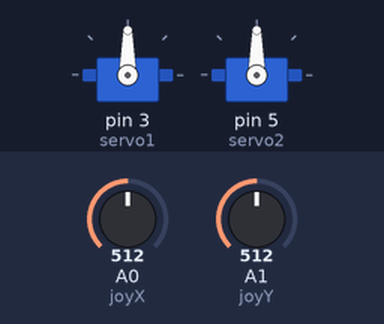
Simulated run of this sketch. Board: Arduino Uno, built with avr-gcc and run on an emulated ATmega328P. On the bench: 2 × servo. Inputs (shaded band) come from the test bench; at power-on: A0 (joyX) = 512, A1 (joyY) = 512.

Above: at 1.2 s.
1.3 s: A0 (joyX) set to 716
At 2.0 s:
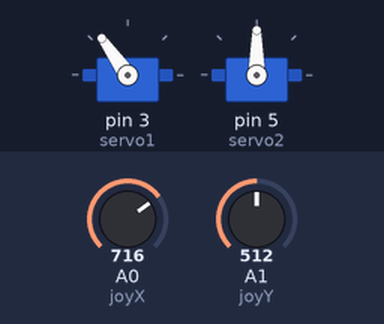
2.8 s: A1 (joyY) set to 716
At 3.1 s:
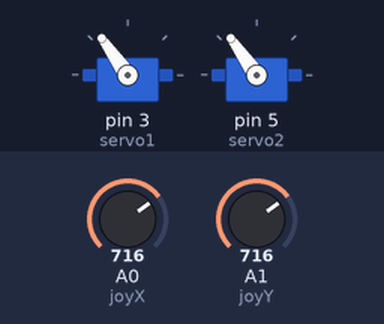
4.3 s: A0 (joyX) set to 900
At 5.5 s:
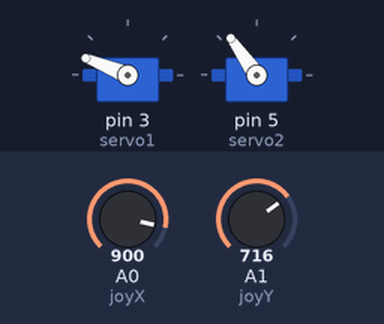
5.8 s: A1 (joyY) set to 900
At 6.1 s:
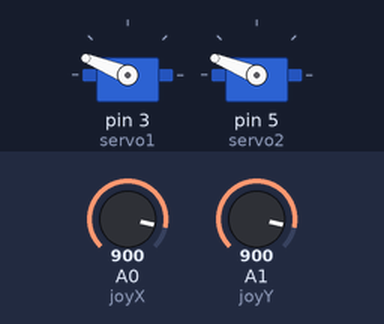
7.3 s: A0 (joyX) set to 1023
At 8.4 s:
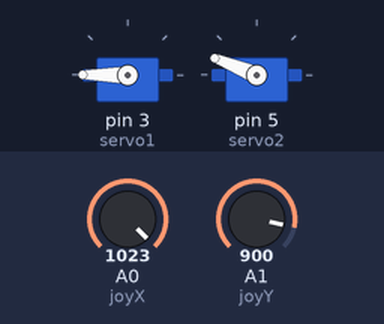
8.8 s: A1 (joyY) set to 1023
At 9.6 s:
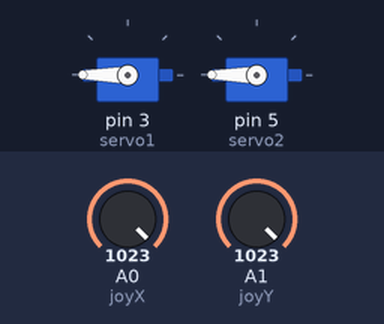
Timing chart, 0 to 11.3 s (numbered marks = the images above; inputs shaded):
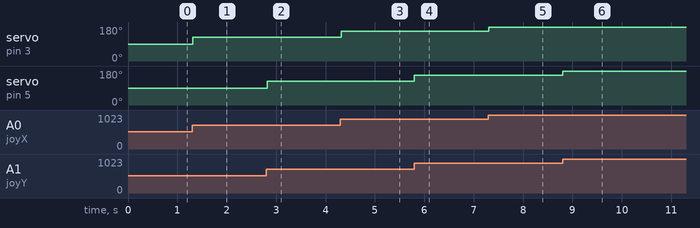

Measured:
- after the input at 1.3 s, servo on pin 3 (servo1): 90° → 125° at once
- after the input at 2.8 s, servo on pin 5 (servo2): 90° → 125° at once
- after the input at 4.3 s, servo on pin 3 (servo1): 125° → 158° at once
- after the input at 5.8 s, servo on pin 5 (servo2): 125° → 158° at once
- after the input at 7.3 s, servo on pin 3 (servo1): 158° → 180° at once
- after the input at 8.8 s, servo on pin 5 (servo2): 158° → 180° at once

The sketch:

servo_motor.ino
```cpp
#include <Servo.h>

// Servo motorlar için nesneler oluşturuluyor
Servo servo1;
Servo servo2;

// Joystick pinleri
int joyX = 0;
int joyY = 1;

int servoVal;

void setup()
{ // Servo motorlar pinlere bağlanıyor
  servo1.attach(3);
  servo2.attach(5);
}

void loop()
{

  // X ekseninden joystick değeri okunuyor
  servoVal = analogRead(joyX);

  // Okunan değer 0-1023 aralığından 0-180 aralığına alınıyor
  servoVal = map(servoVal, 0, 1023, 0, 180);

  // Servo motorun pozisyonu belirlenen değere ayarlanıyor
  servo1.write(servoVal);

  // Y ekseninden joystick değeri okunuyor
  servoVal = analogRead(joyY);

  // Okunan değer 0-1023 aralığından 0-180 aralığına alınyot
  servoVal = map(servoVal, 0, 1023, 0, 180);

  // Servo motorun pozisyonu belirlenen değere ayarlanıyor
  servo2.write(servoVal);

  // Küçük bir bekleme süresi ekleniyor
  delay(15);
}
```
